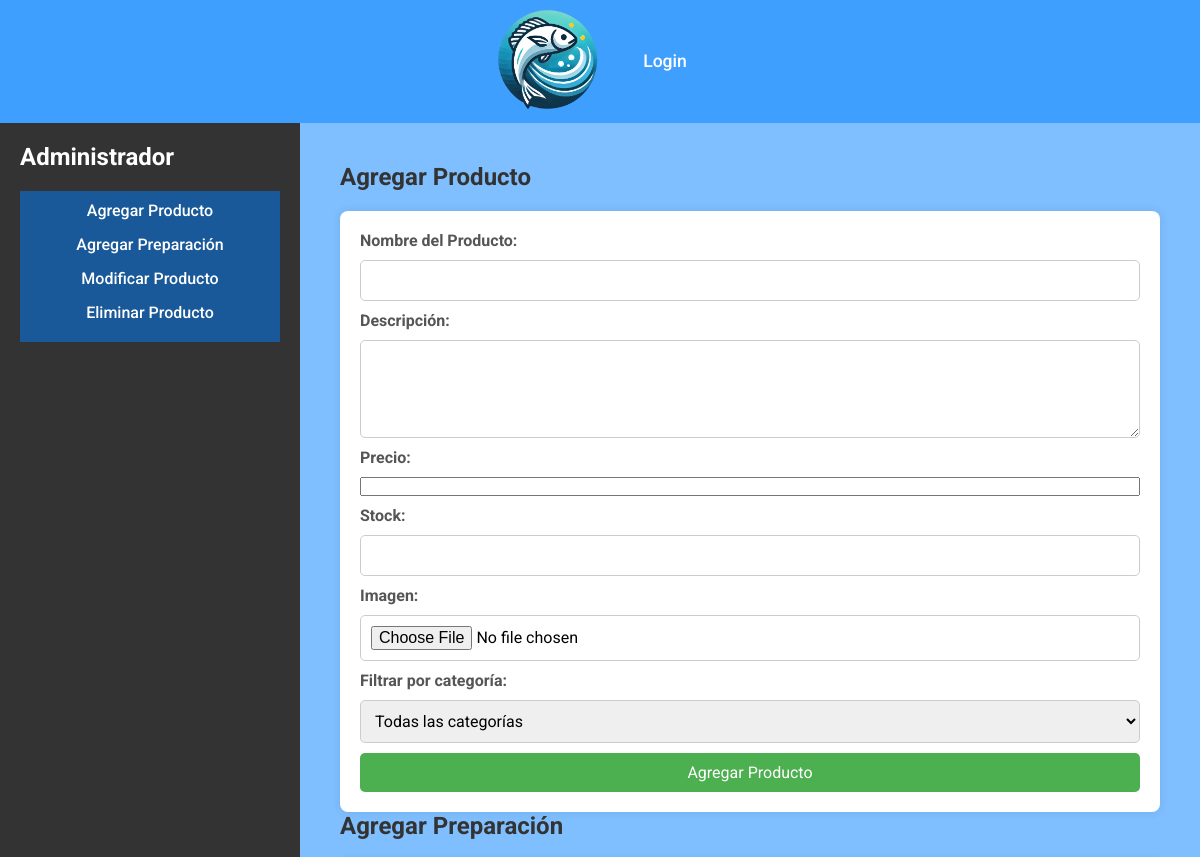
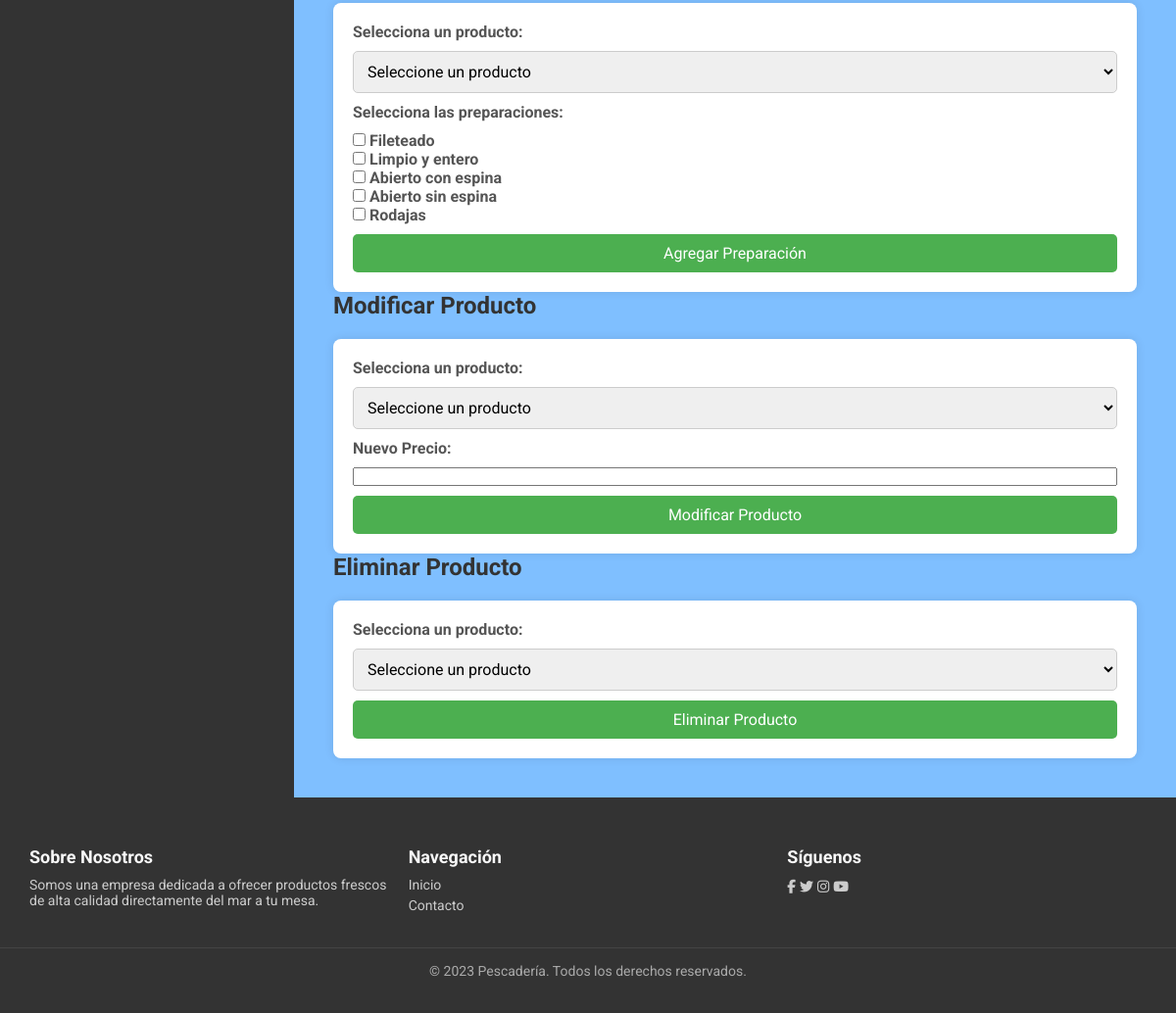
The app's page /admin.php with its own data (2 pictures, top to bottom).
### tables this page shows
CREATE TABLE `preparacion` (
  `id` int(11) NOT NULL,
  `nombre` varchar(100) NOT NULL
);

### admin.php (the view, shortened to what this page needs)
<?php
include ('includes/header.php');
?>
<div class="alert_message">
</div>
<?php
$sql3= "SELECT * FROM preparacion";
$preparation_result = mysqli_query($conexion, $sql3);
?>
<div class="admin_container">
        <aside class="sidebar">
            <h2>Administrador</h2>
            <nav>
                <ul class="sidebar_product">
                    <li><a href="#add_product">Agregar Producto</a></li>
                    <li><a href="#add_preparation">Agregar Preparación</a></li>
                    <li><a href="#edit_product">Modificar Producto</a></li>
                    <li><a href="#delete_product">Eliminar Producto</a></li>
                </ul>
            </nav>
        </aside>
        <main class="content">
            <section id="add_product">
                <h2>Agregar Producto</h2>
                <form action="functions/add_product.php" method="POST" enctype="multipart/form-data">
                    <label for="product_name">Nombre del Producto:</label>
                    <input type="text" id="product_name" name="product_name" required>
                    <label for="product_description">Descripción:</label>
                    <textarea id="product_description" name="product_description" rows="4" required></textarea>
                    <label for="product_price">Precio:</label>
                    <input type="float" id="product_price" name="product_price" required>
                    <label for="product_stock">Stock:</label>
                    <input type="number" id="product_stock" name="product_stock" required>
                    <label for="product_image">Imagen:</label>
                    <input type="file" id="product_image" name="product_image" required>
                    <label for="category">Filtrar por categoría:</label>
                    <select name="category_name" id="category_name">
                    <option value="">Todas las categorías</option>
                </select>
                    <button type="submit">Agregar Producto</button>
                </form>
            </section>
<section id="add_preparation">
    <h2>Agregar Preparación</h2>
    <form action="functions/add_preparation.php" method="POST">
        <label for="product">Selecciona un producto:</label>
        <select name="product" id="product" required>
            <option value="">Seleccione un producto</option>
        </select>
        <label>Selecciona las preparaciones:</label>
        <div id="preparation-options">
            <?php while ($preparation = mysqli_fetch_assoc($preparation_result)): ?>
                <div>
                    <input type="checkbox" id="preparation_<?= $preparation['id'] ?>" name="preparations[]" value="<?= $preparation['id'] ?>">
                    <label for="preparation_<?= $preparation['id'] ?>">
                        <?= $preparation['nombre'] ?>
                    </label>
                </div>
            <?php endwhile; ?>
        </div>
        <button type="submit">Agregar Preparación</button>
    </form>
</section>
            <section id="edit_product">
                <h2>Modificar Producto</h2>
                <form action="functions/modify_product.php" method="POST">
                <label for="product">Selecciona un producto:</label>
                    <select name="select_product89" id="select_product89">
                    <option value="">Seleccione un producto</option>
                </select>
                    <label for="new_product_price">Nuevo Precio:</label>
                    <input type="float" id="new_product_price" name="new_product_price">
                    <button type="submit">Modificar Producto</button>
                </form>
            </section>
            <section id="delete_product">
                <h2>Eliminar Producto</h2>
                <form action="functions/delete_product.php" method="POST"onsubmit="return confirmDeletion();">
                <label for="product">Selecciona un producto:</label>
                    <select name="product" id="product">
                    <option value="">Seleccione un producto</option>
                </select>
                    <button type="submit">Eliminar Producto</button>
                </form>
            </section>
        </main>
    </div>
<?php
include ('includes/footer.php');
?>

### assets/css/estilos.css (style rules this page uses)
* { margin: 0; padding: 0; box-sizing: border-box; text-decoration: none; font-family: "Roboto", sans-serif; }
body { background-color:rgba(0, 128, 255, 0.5) ; }
main { width: 100%; padding: 20px; margin: auto; }
.alert_message { pointer-events: none; z-index: 9999; position: absolute; top: 12%; left: 50%; transform: translateX(-50%); background-color: transparent; padding: 10px 25px; color: #fff; font-weight: 400; }
nav { background-color:rgba(0, 128, 255, 0.5); padding: 10px; }
nav ul { align-items: center; list-style: none; display: flex; justify-content: center; margin: 0; padding: 0; }
nav ul li { margin: 0 15px; }
nav ul li a { color: #fff; text-decoration: none; font-size: 1.1em; font-weight: 500; padding: 8px 15px; border-radius: 5px; transition: all 0.3s ease; }
.admin_container { display: flex; min-height: 100vh; }
.sidebar { width: 300px; background-color: #333; color: #fff; padding: 20px; display: flex; flex-direction: column; }
.sidebar h2 { margin-bottom: 20px; font-size: 24px; }
.sidebar_product { display: flex; flex-direction: column; gap: 5px; }
.sidebar nav ul { list-style: none; }
.sidebar nav ul li { margin-bottom: 10px; }
.sidebar nav ul li a { color: #fff; text-decoration: none; font-size: 16px; transition: color 0.3s; }
.content { flex: 1; padding: 40px; }
.content h2 { font-size: 24px; margin-bottom: 20px; color: #333; }
.content form { display: flex; flex-direction: column; gap: 10px; background-color: #fff; padding: 20px; border-radius: 8px; box-shadow: 0 0 10px rgba(0, 0, 0, 0.1); }
.content label { font-weight: bold; color: #555; }
.content input[type="text"], .content input[type="number"], .content input[type="file"], .content select, .content textarea { padding: 10px; font-size: 16px; border: 1px solid #ccc; border-radius: 5px; }
.content button { background-color: #4caf50; color: #fff; padding: 10px; font-size: 16px; border: none; border-radius: 5px; cursor: pointer; transition: background-color 0.3s; }

### records on screen
preparacion: nombre "Fileteado"
preparacion: nombre "Limpio y entero"
preparacion: nombre "Abierto con espina"
preparacion: nombre "Abierto sin espina"
preparacion: nombre "Rodajas"
